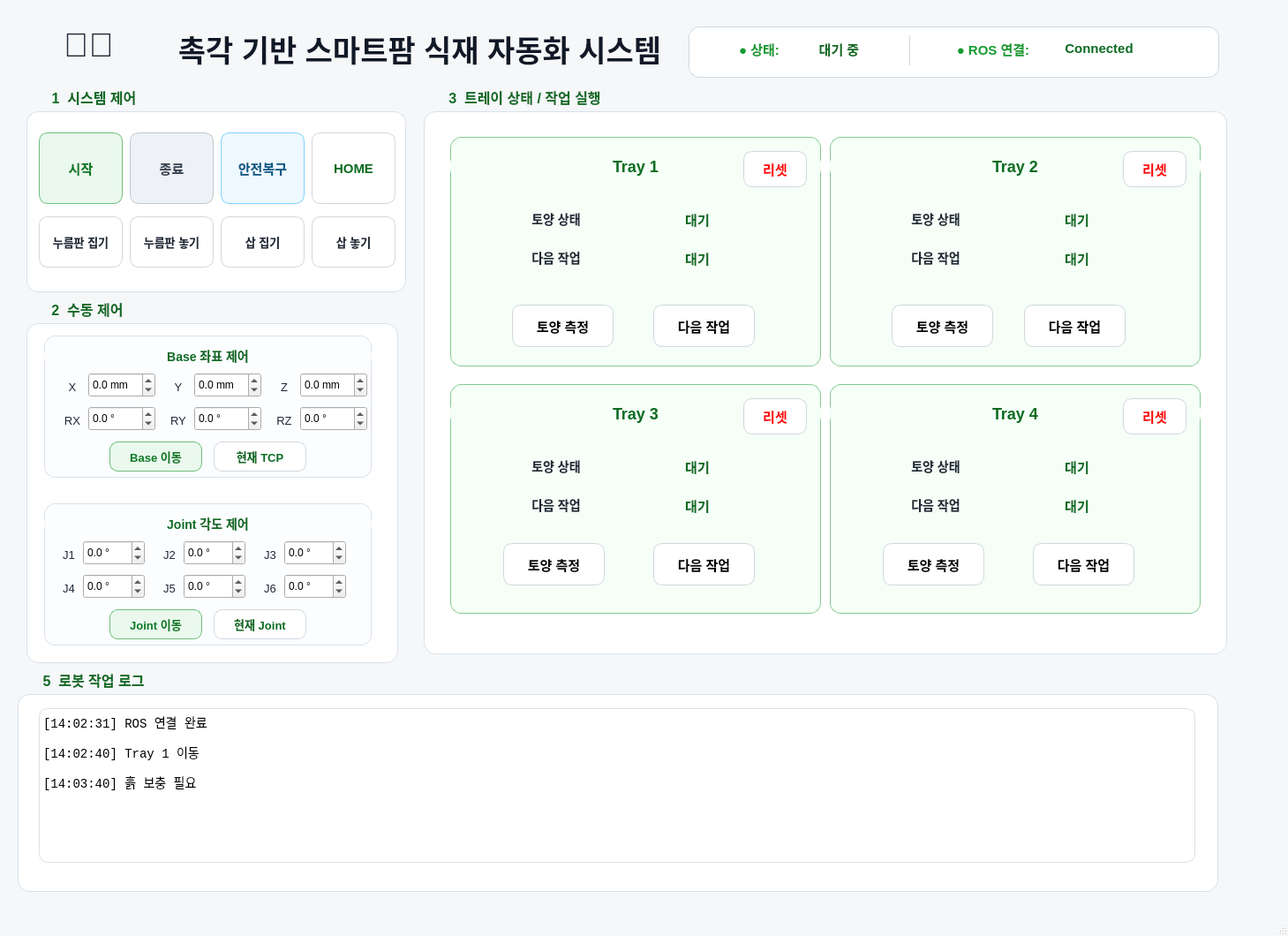
<?xml version="1.0" encoding="UTF-8"?>
<ui version="4.0">
 <class>SmartFarmDashboard</class>
 <widget class="QMainWindow" name="SmartFarmDashboard">
  <property name="geometry">
   <rect>
    <x>0</x>
    <y>0</y>
    <width>1459</width>
    <height>1060</height>
   </rect>
  </property>
  <property name="windowTitle">
   <string>촉각 기반 스마트팜 식재 자동화 시스템</string>
  </property>
  <property name="styleSheet">
   <string notr="true">
    QMainWindow { background-color: #f5f7f9; }
    QLabel#lbl_title { font-size: 34px; font-weight: 800; color: #111827; }
    QGroupBox { background-color: #ffffff; border: 1px solid #d9e1e8; border-radius: 14px; margin-top: 26px; font-size: 16px; font-weight: 700; color: #116b25; }
    QGroupBox::title { subcontrol-origin: margin; subcontrol-position: top left; left: 18px; padding: 0px 8px; }
    QLabel { font-size: 14px; color: #1f2937; }
    QLabel[value=&quot;true&quot;] { font-size: 15px; font-weight: 700; color: #0b6b20; }
    QPushButton { background-color: #ffffff; border: 1px solid #cfd8df; border-radius: 10px; font-size: 15px; font-weight: 700; padding: 8px; }
    QPushButton:hover { background-color: #f0f8f2; border: 1px solid #159447; }
    QPushButton#btn_start { background-color: #eaf8ed; color: #0b7a25; border: 1px solid #6fbe7b; }
    QPushButton#btn_stop { background-color: #fff7e6; color: #b36b00; border: 1px solid #f2c15f; }
    QPushButton#btn_shutdown { background-color: #eef2f7; color: #374151; border: 1px solid #bfc8d2; }
    QPushButton#btn_estop { background-color: #fff0f0; color: #d60000; border: 1px solid #ff9b9b; }
    QPushButton#btn_recovery { background-color: #eef8ff; color: #075985; border: 1px solid #7dd3fc; }
    QPushButton#btn_home, QPushButton#btn_tray_check, QPushButton#btn_tray1_move, QPushButton#btn_tray2_move, QPushButton#btn_tray3_move, QPushButton#btn_tray4_move { color: #0b6b20; }
    QPushButton#btn_press_pickup, QPushButton#btn_press_putdown, QPushButton#btn_shovel_pickup, QPushButton#btn_shovel_putdown { font-size: 13px; font-weight: 700; color: #1f2937; }
    QPushButton#btn_refill, QPushButton#btn_remove_soil, QPushButton#btn_remove_obstacle, QPushButton#btn_plant { color: #6b3b10; }
    QComboBox { background-color: #ffffff; border: 1px solid #cfd8df; border-radius: 8px; padding: 6px; font-size: 14px; }
    QSlider::groove:horizontal { height: 8px; background: #e5e7eb; border-radius: 4px; }
    QSlider::handle:horizontal { background: #159447; width: 16px; height: 16px; margin: -5px 0; border-radius: 8px; }
    QTextEdit { background-color: #ffffff; border: 1px solid #d9e1e8; border-radius: 10px; font-family: Consolas, monospace; font-size: 14px; }
    QTableWidget { background-color: #ffffff; border: 1px solid #e0e6ec; border-radius: 8px; gridline-color: #e5e7eb; font-size: 13px; }
    QHeaderView::section { background-color: #eef8f0; color: #116b25; font-weight: 700; border: 1px solid #d9e1e8; padding: 4px; }
   </string>
  </property>
  <widget class="QWidget" name="centralwidget">
   <widget class="QLabel" name="lbl_icon">
    <property name="geometry">
     <rect>
      <x>40</x>
      <y>30</y>
      <width>121</width>
      <height>42</height>
     </rect>
    </property>
    <property name="styleSheet">
     <string notr="true">font-size:38px;</string>
    </property>
    <property name="text">
     <string>🤖🌱</string>
    </property>
    <property name="alignment">
     <set>Qt::AlignCenter</set>
    </property>
   </widget>
   <widget class="QLabel" name="lbl_title">
    <property name="geometry">
     <rect>
      <x>180</x>
      <y>30</y>
      <width>591</width>
      <height>50</height>
     </rect>
    </property>
    <property name="text">
     <string>촉각 기반 스마트팜 식재 자동화 시스템</string>
    </property>
    <property name="alignment">
     <set>Qt::AlignCenter</set>
    </property>
   </widget>
   <widget class="QFrame" name="top_status_frame">
    <property name="geometry">
     <rect>
      <x>780</x>
      <y>30</y>
      <width>601</width>
      <height>58</height>
     </rect>
    </property>
    <property name="styleSheet">
     <string notr="true">QFrame { background:#ffffff; border:1px solid #cfd8df; border-radius:12px; }</string>
    </property>
    <widget class="QLabel" name="lbl_system_state_title">
     <property name="geometry">
      <rect>
       <x>20</x>
       <y>10</y>
       <width>120</width>
       <height>30</height>
      </rect>
     </property>
     <property name="styleSheet">
      <string notr="true">font-size:15px; color:#169b31; font-weight:700; border:none;</string>
     </property>
     <property name="text">
      <string>● 상태:</string>
     </property>
     <property name="alignment">
      <set>Qt::AlignCenter</set>
     </property>
    </widget>
    <widget class="QLabel" name="lbl_robot_status">
     <property name="geometry">
      <rect>
       <x>120</x>
       <y>10</y>
       <width>101</width>
       <height>30</height>
      </rect>
     </property>
     <property name="styleSheet">
      <string notr="true">font-size:15px; color:#0b6b20; font-weight:800; border:none;</string>
     </property>
     <property name="text">
      <string>대기 중</string>
     </property>
     <property name="alignment">
      <set>Qt::AlignCenter</set>
     </property>
    </widget>
    <widget class="QFrame" name="line_header">
     <property name="geometry">
      <rect>
       <x>250</x>
       <y>10</y>
       <width>1</width>
       <height>34</height>
      </rect>
     </property>
     <property name="styleSheet">
      <string notr="true">background:#cfd8df;</string>
     </property>
    </widget>
    <widget class="QLabel" name="lbl_ros_title">
     <property name="geometry">
      <rect>
       <x>300</x>
       <y>10</y>
       <width>90</width>
       <height>30</height>
      </rect>
     </property>
     <property name="styleSheet">
      <string notr="true">font-size:15px; color:#169b31; font-weight:700; border:none;</string>
     </property>
     <property name="text">
      <string>● ROS 연결:</string>
     </property>
     <property name="alignment">
      <set>Qt::AlignCenter</set>
     </property>
    </widget>
    <widget class="QLabel" name="lbl_ros_status">
     <property name="geometry">
      <rect>
       <x>390</x>
       <y>10</y>
       <width>150</width>
       <height>30</height>
      </rect>
     </property>
     <property name="styleSheet">
      <string notr="true">font-size:15px; color:#0b6b20; font-weight:800; border:none;</string>
     </property>
     <property name="text">
      <string>Connected</string>
     </property>
     <property name="alignment">
      <set>Qt::AlignCenter</set>
     </property>
    </widget>
   </widget>
   <widget class="QGroupBox" name="group_robot_operation">
    <property name="geometry">
     <rect>
      <x>30</x>
      <y>100</y>
      <width>430</width>
      <height>231</height>
     </rect>
    </property>
    <property name="title">
     <string>1  시스템 제어</string>
    </property>
    <widget class="QPushButton" name="btn_start">
     <property name="geometry">
      <rect>
       <x>14</x>
       <y>50</y>
       <width>95</width>
       <height>81</height>
      </rect>
     </property>
     <property name="text">
      <string>시작</string>
     </property>
    </widget>
    <widget class="QPushButton" name="btn_shutdown">
     <property name="geometry">
      <rect>
       <x>117</x>
       <y>50</y>
       <width>95</width>
       <height>81</height>
      </rect>
     </property>
     <property name="text">
      <string>종료</string>
     </property>
    </widget>
    <widget class="QPushButton" name="btn_recovery">
     <property name="geometry">
      <rect>
       <x>220</x>
       <y>50</y>
       <width>95</width>
       <height>81</height>
      </rect>
     </property>
     <property name="text">
      <string>안전복구</string>
     </property>
    </widget>
    <widget class="QPushButton" name="btn_home">
     <property name="geometry">
      <rect>
       <x>323</x>
       <y>50</y>
       <width>95</width>
       <height>81</height>
      </rect>
     </property>
     <property name="text">
      <string>HOME</string>
     </property>
    </widget>
    <widget class="QPushButton" name="btn_press_pickup">
     <property name="geometry">
      <rect>
       <x>14</x>
       <y>145</y>
       <width>95</width>
       <height>58</height>
      </rect>
     </property>
     <property name="text">
      <string>누름판 집기</string>
     </property>
    </widget>
    <widget class="QPushButton" name="btn_press_putdown">
     <property name="geometry">
      <rect>
       <x>117</x>
       <y>145</y>
       <width>95</width>
       <height>58</height>
      </rect>
     </property>
     <property name="text">
      <string>누름판 놓기</string>
     </property>
    </widget>
    <widget class="QPushButton" name="btn_shovel_pickup">
     <property name="geometry">
      <rect>
       <x>220</x>
       <y>145</y>
       <width>95</width>
       <height>58</height>
      </rect>
     </property>
     <property name="text">
      <string>삽 집기</string>
     </property>
    </widget>
    <widget class="QPushButton" name="btn_shovel_putdown">
     <property name="geometry">
      <rect>
       <x>323</x>
       <y>145</y>
       <width>95</width>
       <height>58</height>
      </rect>
     </property>
     <property name="text">
      <string>삽 놓기</string>
     </property>
    </widget>
   </widget>
   <widget class="QGroupBox" name="group_tray_status">
    <property name="geometry">
     <rect>
      <x>480</x>
      <y>100</y>
      <width>910</width>
      <height>641</height>
     </rect>
    </property>
    <property name="title">
     <string>3  트레이 상태 / 작업 실행</string>
    </property>
    <widget class="QFrame" name="frame_tray1">
     <property name="geometry">
      <rect>
       <x>30</x>
       <y>55</y>
       <width>420</width>
       <height>260</height>
      </rect>
     </property>
     <property name="styleSheet">
      <string>QFrame{background:#f5fff7; border:1px solid #84c993; border-radius:12px;}</string>
     </property>
     <widget class="QLabel" name="lbl_tray1_title">
      <property name="geometry">
       <rect>
        <x>0</x>
        <y>18</y>
        <width>420</width>
        <height>30</height>
       </rect>
      </property>
      <property name="styleSheet">
       <string>border:none; font-size:18px; font-weight:800; color:#0b6b20;</string>
      </property>
      <property name="text">
       <string>Tray 1</string>
      </property>
      <property name="alignment">
       <set>Qt::AlignCenter</set>
      </property>
     </widget>
     <widget class="QPushButton" name="btn_tray1_reset">
      <property name="geometry">
       <rect>
        <x>332</x>
        <y>16</y>
        <width>72</width>
        <height>41</height>
       </rect>
      </property>
      <property name="styleSheet">
       <string notr="true">QPushButton{
    background-color: white;
    color:red;
}</string>
      </property>
      <property name="text">
       <string>리셋</string>
      </property>
     </widget>
     <widget class="QLabel" name="lbl_tray1_state_title">
      <property name="geometry">
       <rect>
        <x>60</x>
        <y>78</y>
        <width>120</width>
        <height>30</height>
       </rect>
      </property>
      <property name="styleSheet">
       <string>border:none; font-weight:700;</string>
      </property>
      <property name="text">
       <string>토양 상태</string>
      </property>
      <property name="alignment">
       <set>Qt::AlignCenter</set>
      </property>
     </widget>
     <widget class="QLabel" name="lbl_tray1_state">
      <property name="geometry">
       <rect>
        <x>200</x>
        <y>78</y>
        <width>160</width>
        <height>30</height>
       </rect>
      </property>
      <property name="styleSheet">
       <string>border:none; font-size:15px; font-weight:800; color:#0b6b20;</string>
      </property>
      <property name="text">
       <string>대기</string>
      </property>
      <property name="alignment">
       <set>Qt::AlignCenter</set>
      </property>
      <property name="value" stdset="0">
       <string>true</string>
      </property>
     </widget>
     <widget class="QLabel" name="lbl_tray1_next_title">
      <property name="geometry">
       <rect>
        <x>60</x>
        <y>122</y>
        <width>120</width>
        <height>30</height>
       </rect>
      </property>
      <property name="styleSheet">
       <string>border:none; font-weight:700;</string>
      </property>
      <property name="text">
       <string>다음 작업</string>
      </property>
      <property name="alignment">
       <set>Qt::AlignCenter</set>
      </property>
     </widget>
     <widget class="QLabel" name="lbl_tray1_next_action">
      <property name="geometry">
       <rect>
        <x>200</x>
        <y>122</y>
        <width>160</width>
        <height>30</height>
       </rect>
      </property>
      <property name="styleSheet">
       <string>border:none; font-size:15px; font-weight:800; color:#0b6b20;</string>
      </property>
      <property name="text">
       <string>대기</string>
      </property>
      <property name="alignment">
       <set>Qt::AlignCenter</set>
      </property>
      <property name="value" stdset="0">
       <string>true</string>
      </property>
     </widget>
     <widget class="QPushButton" name="btn_tray1_check">
      <property name="geometry">
       <rect>
        <x>70</x>
        <y>190</y>
        <width>115</width>
        <height>48</height>
       </rect>
      </property>
      <property name="text">
       <string>토양 측정</string>
      </property>
     </widget>
     <widget class="QPushButton" name="btn_tray1_next">
      <property name="geometry">
       <rect>
        <x>230</x>
        <y>190</y>
        <width>115</width>
        <height>48</height>
       </rect>
      </property>
      <property name="text">
       <string>다음 작업</string>
      </property>
     </widget>
    </widget>
    <widget class="QFrame" name="frame_tray2">
     <property name="geometry">
      <rect>
       <x>460</x>
       <y>55</y>
       <width>420</width>
       <height>260</height>
      </rect>
     </property>
     <property name="styleSheet">
      <string>QFrame{background:#f5fff7; border:1px solid #84c993; border-radius:12px;}</string>
     </property>
     <widget class="QLabel" name="lbl_tray2_title">
      <property name="geometry">
       <rect>
        <x>0</x>
        <y>18</y>
        <width>420</width>
        <height>30</height>
       </rect>
      </property>
      <property name="styleSheet">
       <string>border:none; font-size:18px; font-weight:800; color:#0b6b20;</string>
      </property>
      <property name="text">
       <string>Tray 2</string>
      </property>
      <property name="alignment">
       <set>Qt::AlignCenter</set>
      </property>
     </widget>
     <widget class="QPushButton" name="btn_tray2_reset">
      <property name="geometry">
       <rect>
        <x>332</x>
        <y>16</y>
        <width>72</width>
        <height>41</height>
       </rect>
      </property>
      <property name="styleSheet">
       <string notr="true">QPushButton{
    background-color: white;
    color:red;
}</string>
      </property>
      <property name="text">
       <string>리셋</string>
      </property>
     </widget>
     <widget class="QLabel" name="lbl_tray2_state_title">
      <property name="geometry">
       <rect>
        <x>60</x>
        <y>78</y>
        <width>120</width>
        <height>30</height>
       </rect>
      </property>
      <property name="styleSheet">
       <string>border:none; font-weight:700;</string>
      </property>
      <property name="text">
       <string>토양 상태</string>
      </property>
      <property name="alignment">
       <set>Qt::AlignCenter</set>
      </property>
     </widget>
     <widget class="QLabel" name="lbl_tray2_state">
      <property name="geometry">
       <rect>
        <x>200</x>
        <y>78</y>
        <width>160</width>
        <height>30</height>
       </rect>
      </property>
      <property name="styleSheet">
       <string>border:none; font-size:15px; font-weight:800; color:#0b6b20;</string>
      </property>
      <property name="text">
       <string>대기</string>
      </property>
      <property name="alignment">
       <set>Qt::AlignCenter</set>
      </property>
      <property name="value" stdset="0">
       <string>true</string>
      </property>
     </widget>
     <widget class="QLabel" name="lbl_tray2_next_title">
      <property name="geometry">
       <rect>
        <x>60</x>
        <y>122</y>
        <width>120</width>
        <height>30</height>
       </rect>
      </property>
      <property name="styleSheet">
       <string>border:none; font-weight:700;</string>
      </property>
      <property name="text">
       <string>다음 작업</string>
      </property>
      <property name="alignment">
       <set>Qt::AlignCenter</set>
      </property>
     </widget>
     <widget class="QLabel" name="lbl_tray2_next_action">
      <property name="geometry">
       <rect>
        <x>200</x>
        <y>122</y>
        <width>160</width>
        <height>30</height>
       </rect>
      </property>
      <property name="styleSheet">
       <string>border:none; font-size:15px; font-weight:800; color:#0b6b20;</string>
      </property>
      <property name="text">
       <string>대기</string>
      </property>
      <property name="alignment">
       <set>Qt::AlignCenter</set>
      </property>
      <property name="value" stdset="0">
       <string>true</string>
      </property>
     </widget>
     <widget class="QPushButton" name="btn_tray2_check">
      <property name="geometry">
       <rect>
        <x>70</x>
        <y>190</y>
        <width>115</width>
        <height>48</height>
       </rect>
      </property>
      <property name="text">
       <string>토양 측정</string>
      </property>
     </widget>
     <widget class="QPushButton" name="btn_tray2_next">
      <property name="geometry">
       <rect>
        <x>220</x>
        <y>190</y>
        <width>115</width>
        <height>48</height>
       </rect>
      </property>
      <property name="text">
       <string>다음 작업</string>
      </property>
     </widget>
    </widget>
    <widget class="QFrame" name="frame_tray3">
     <property name="geometry">
      <rect>
       <x>30</x>
       <y>335</y>
       <width>420</width>
       <height>260</height>
      </rect>
     </property>
     <property name="styleSheet">
      <string>QFrame{background:#f5fff7; border:1px solid #84c993; border-radius:12px;}</string>
     </property>
     <widget class="QLabel" name="lbl_tray3_title">
      <property name="geometry">
       <rect>
        <x>0</x>
        <y>18</y>
        <width>420</width>
        <height>30</height>
       </rect>
      </property>
      <property name="styleSheet">
       <string>border:none; font-size:18px; font-weight:800; color:#0b6b20;</string>
      </property>
      <property name="text">
       <string>Tray 3</string>
      </property>
      <property name="alignment">
       <set>Qt::AlignCenter</set>
      </property>
     </widget>
     <widget class="QPushButton" name="btn_tray3_reset">
      <property name="geometry">
       <rect>
        <x>332</x>
        <y>16</y>
        <width>72</width>
        <height>41</height>
       </rect>
      </property>
      <property name="styleSheet">
       <string notr="true">QPushButton{
    background-color: white;
    color:red;
}</string>
      </property>
      <property name="text">
       <string>리셋</string>
      </property>
     </widget>
     <widget class="QLabel" name="lbl_tray3_state_title">
      <property name="geometry">
       <rect>
        <x>60</x>
        <y>78</y>
        <width>120</width>
        <height>30</height>
       </rect>
      </property>
      <property name="styleSheet">
       <string>border:none; font-weight:700;</string>
      </property>
      <property name="text">
       <string>토양 상태</string>
      </property>
      <property name="alignment">
       <set>Qt::AlignCenter</set>
      </property>
     </widget>
     <widget class="QLabel" name="lbl_tray3_state">
      <property name="geometry">
       <rect>
        <x>200</x>
        <y>78</y>
        <width>160</width>
        <height>30</height>
       </rect>
      </property>
      <property name="styleSheet">
       <string>border:none; font-size:15px; font-weight:800; color:#0b6b20;</string>
      </property>
      <property name="text">
       <string>대기</string>
      </property>
      <property name="alignment">
       <set>Qt::AlignCenter</set>
      </property>
      <property name="value" stdset="0">
       <string>true</string>
      </property>
     </widget>
     <widget class="QLabel" name="lbl_tray3_next_title">
      <property name="geometry">
       <rect>
        <x>60</x>
        <y>122</y>
        <width>120</width>
        <height>30</height>
       </rect>
      </property>
      <property name="styleSheet">
       <string>border:none; font-weight:700;</string>
      </property>
      <property name="text">
       <string>다음 작업</string>
      </property>
      <property name="alignment">
       <set>Qt::AlignCenter</set>
      </property>
     </widget>
     <widget class="QLabel" name="lbl_tray3_next_action">
      <property name="geometry">
       <rect>
        <x>200</x>
        <y>122</y>
        <width>160</width>
        <height>30</height>
       </rect>
      </property>
      <property name="styleSheet">
       <string>border:none; font-size:15px; font-weight:800; color:#0b6b20;</string>
      </property>
      <property name="text">
       <string>대기</string>
      </property>
      <property name="alignment">
       <set>Qt::AlignCenter</set>
      </property>
      <property name="value" stdset="0">
       <string>true</string>
      </property>
     </widget>
     <widget class="QPushButton" name="btn_tray3_check">
      <property name="geometry">
       <rect>
        <x>60</x>
        <y>180</y>
        <width>115</width>
        <height>48</height>
       </rect>
      </property>
      <property name="text">
       <string>토양 측정</string>
      </property>
     </widget>
     <widget class="QPushButton" name="btn_tray3_next">
      <property name="geometry">
       <rect>
        <x>230</x>
        <y>180</y>
        <width>115</width>
        <height>48</height>
       </rect>
      </property>
      <property name="text">
       <string>다음 작업</string>
      </property>
     </widget>
    </widget>
    <widget class="QFrame" name="frame_tray4">
     <property name="geometry">
      <rect>
       <x>460</x>
       <y>335</y>
       <width>420</width>
       <height>260</height>
      </rect>
     </property>
     <property name="styleSheet">
      <string>QFrame{background:#f5fff7; border:1px solid #84c993; border-radius:12px;}</string>
     </property>
     <widget class="QLabel" name="lbl_tray4_title">
      <property name="geometry">
       <rect>
        <x>0</x>
        <y>18</y>
        <width>420</width>
        <height>30</height>
       </rect>
      </property>
      <property name="styleSheet">
       <string>border:none; font-size:18px; font-weight:800; color:#0b6b20;</string>
      </property>
      <property name="text">
       <string>Tray 4</string>
      </property>
      <property name="alignment">
       <set>Qt::AlignCenter</set>
      </property>
     </widget>
     <widget class="QPushButton" name="btn_tray4_reset">
      <property name="geometry">
       <rect>
        <x>332</x>
        <y>16</y>
        <width>72</width>
        <height>41</height>
       </rect>
      </property>
      <property name="styleSheet">
       <string notr="true">QPushButton{
    background-color: white;
    color:red;
}</string>
      </property>
      <property name="text">
       <string>리셋</string>
      </property>
     </widget>
     <widget class="QLabel" name="lbl_tray4_state_title">
      <property name="geometry">
       <rect>
        <x>60</x>
        <y>78</y>
        <width>120</width>
        <height>30</height>
       </rect>
      </property>
      <property name="styleSheet">
       <string>border:none; font-weight:700;</string>
      </property>
      <property name="text">
       <string>토양 상태</string>
      </property>
      <property name="alignment">
       <set>Qt::AlignCenter</set>
      </property>
     </widget>
     <widget class="QLabel" name="lbl_tray4_state">
      <property name="geometry">
       <rect>
        <x>200</x>
        <y>78</y>
        <width>160</width>
        <height>30</height>
       </rect>
      </property>
      <property name="styleSheet">
       <string>border:none; font-size:15px; font-weight:800; color:#0b6b20;</string>
      </property>
      <property name="text">
       <string>대기</string>
      </property>
      <property name="alignment">
       <set>Qt::AlignCenter</set>
      </property>
      <property name="value" stdset="0">
       <string>true</string>
      </property>
     </widget>
     <widget class="QLabel" name="lbl_tray4_next_title">
      <property name="geometry">
       <rect>
        <x>60</x>
        <y>122</y>
        <width>120</width>
        <height>30</height>
       </rect>
      </property>
      <property name="styleSheet">
       <string>border:none; font-weight:700;</string>
      </property>
      <property name="text">
       <string>다음 작업</string>
      </property>
      <property name="alignment">
       <set>Qt::AlignCenter</set>
      </property>
     </widget>
     <widget class="QLabel" name="lbl_tray4_next_action">
      <property name="geometry">
       <rect>
        <x>200</x>
        <y>122</y>
        <width>160</width>
        <height>30</height>
       </rect>
      </property>
      <property name="styleSheet">
       <string>border:none; font-size:15px; font-weight:800; color:#0b6b20;</string>
      </property>
      <property name="text">
       <string>대기</string>
      </property>
      <property name="alignment">
       <set>Qt::AlignCenter</set>
      </property>
      <property name="value" stdset="0">
       <string>true</string>
      </property>
     </widget>
     <widget class="QPushButton" name="btn_tray4_check">
      <property name="geometry">
       <rect>
        <x>60</x>
        <y>180</y>
        <width>115</width>
        <height>48</height>
       </rect>
      </property>
      <property name="text">
       <string>토양 측정</string>
      </property>
     </widget>
     <widget class="QPushButton" name="btn_tray4_next">
      <property name="geometry">
       <rect>
        <x>230</x>
        <y>180</y>
        <width>115</width>
        <height>48</height>
       </rect>
      </property>
      <property name="text">
       <string>다음 작업</string>
      </property>
     </widget>
    </widget>
   </widget>
   <widget class="QGroupBox" name="group_robot_command">
    <property name="geometry">
     <rect>
      <x>30</x>
      <y>340</y>
      <width>421</width>
      <height>411</height>
     </rect>
    </property>
    <property name="title">
     <string>2  수동 제어</string>
    </property>
    <widget class="QFrame" name="frame_joint_control">
     <property name="geometry">
      <rect>
       <x>20</x>
       <y>230</y>
       <width>371</width>
       <height>161</height>
      </rect>
     </property>
     <property name="styleSheet">
      <string notr="true">QFrame{background:#fbfdff; border:1px solid #d9e1e8; border-radius:12px;}</string>
     </property>
     <widget class="QLabel" name="lbl_joint_control_title">
      <property name="geometry">
       <rect>
        <x>0</x>
        <y>10</y>
        <width>371</width>
        <height>26</height>
       </rect>
      </property>
      <property name="styleSheet">
       <string notr="true">font-size:14px; font-weight:800; color:#116b25; border:none;</string>
      </property>
      <property name="text">
       <string>Joint 각도 제어</string>
      </property>
      <property name="alignment">
       <set>Qt::AlignCenter</set>
      </property>
     </widget>
     <widget class="QLabel" name="lbl_j1">
      <property name="geometry">
       <rect>
        <x>16</x>
        <y>46</y>
        <width>24</width>
        <height>24</height>
       </rect>
      </property>
      <property name="styleSheet">
       <string notr="true">font-size:13px; color:#1f2937; border:none;</string>
      </property>
      <property name="text">
       <string>J1</string>
      </property>
      <property name="alignment">
       <set>Qt::AlignCenter</set>
      </property>
     </widget>
     <widget class="QDoubleSpinBox" name="spin_j1">
      <property name="geometry">
       <rect>
        <x>44</x>
        <y>42</y>
        <width>70</width>
        <height>28</height>
       </rect>
      </property>
      <property name="suffix">
       <string> °</string>
      </property>
      <property name="decimals">
       <number>1</number>
      </property>
      <property name="minimum">
       <double>-180.000000000000000</double>
      </property>
      <property name="maximum">
       <double>180.000000000000000</double>
      </property>
     </widget>
     <widget class="QLabel" name="lbl_j2">
      <property name="geometry">
       <rect>
        <x>130</x>
        <y>46</y>
        <width>24</width>
        <height>24</height>
       </rect>
      </property>
      <property name="styleSheet">
       <string notr="true">font-size:13px; color:#1f2937; border:none;</string>
      </property>
      <property name="text">
       <string>J2</string>
      </property>
      <property name="alignment">
       <set>Qt::AlignCenter</set>
      </property>
     </widget>
     <widget class="QDoubleSpinBox" name="spin_j2">
      <property name="geometry">
       <rect>
        <x>158</x>
        <y>42</y>
        <width>70</width>
        <height>28</height>
       </rect>
      </property>
      <property name="suffix">
       <string> °</string>
      </property>
      <property name="decimals">
       <number>1</number>
      </property>
      <property name="minimum">
       <double>-180.000000000000000</double>
      </property>
      <property name="maximum">
       <double>180.000000000000000</double>
      </property>
     </widget>
     <widget class="QLabel" name="lbl_j3">
      <property name="geometry">
       <rect>
        <x>244</x>
        <y>46</y>
        <width>24</width>
        <height>24</height>
       </rect>
      </property>
      <property name="styleSheet">
       <string notr="true">font-size:13px; color:#1f2937; border:none;</string>
      </property>
      <property name="text">
       <string>J3</string>
      </property>
      <property name="alignment">
       <set>Qt::AlignCenter</set>
      </property>
     </widget>
     <widget class="QDoubleSpinBox" name="spin_j3">
      <property name="geometry">
       <rect>
        <x>272</x>
        <y>42</y>
        <width>70</width>
        <height>28</height>
       </rect>
      </property>
      <property name="suffix">
       <string> °</string>
      </property>
      <property name="decimals">
       <number>1</number>
      </property>
      <property name="minimum">
       <double>-180.000000000000000</double>
      </property>
      <property name="maximum">
       <double>180.000000000000000</double>
      </property>
     </widget>
     <widget class="QLabel" name="lbl_j4">
      <property name="geometry">
       <rect>
        <x>16</x>
        <y>84</y>
        <width>24</width>
        <height>24</height>
       </rect>
      </property>
      <property name="styleSheet">
       <string notr="true">font-size:13px; color:#1f2937; border:none;</string>
      </property>
      <property name="text">
       <string>J4</string>
      </property>
      <property name="alignment">
       <set>Qt::AlignCenter</set>
      </property>
     </widget>
     <widget class="QDoubleSpinBox" name="spin_j4">
      <property name="geometry">
       <rect>
        <x>44</x>
        <y>80</y>
        <width>70</width>
        <height>28</height>
       </rect>
      </property>
      <property name="suffix">
       <string> °</string>
      </property>
      <property name="decimals">
       <number>1</number>
      </property>
      <property name="minimum">
       <double>-180.000000000000000</double>
      </property>
      <property name="maximum">
       <double>180.000000000000000</double>
      </property>
     </widget>
     <widget class="QLabel" name="lbl_j5">
      <property name="geometry">
       <rect>
        <x>130</x>
        <y>84</y>
        <width>24</width>
        <height>24</height>
       </rect>
      </property>
      <property name="styleSheet">
       <string notr="true">font-size:13px; color:#1f2937; border:none;</string>
      </property>
      <property name="text">
       <string>J5</string>
      </property>
      <property name="alignment">
       <set>Qt::AlignCenter</set>
      </property>
     </widget>
     <widget class="QDoubleSpinBox" name="spin_j5">
      <property name="geometry">
       <rect>
        <x>158</x>
        <y>80</y>
        <width>70</width>
        <height>28</height>
       </rect>
      </property>
      <property name="suffix">
       <string> °</string>
      </property>
      <property name="decimals">
       <number>1</number>
      </property>
      <property name="minimum">
       <double>-180.000000000000000</double>
      </property>
      <property name="maximum">
       <double>180.000000000000000</double>
      </property>
     </widget>
     <widget class="QLabel" name="lbl_j6">
      <property name="geometry">
       <rect>
        <x>244</x>
        <y>84</y>
        <width>24</width>
        <height>24</height>
       </rect>
      </property>
      <property name="styleSheet">
       <string notr="true">font-size:13px; color:#1f2937; border:none;</string>
      </property>
      <property name="text">
       <string>J6</string>
      </property>
      <property name="alignment">
       <set>Qt::AlignCenter</set>
      </property>
     </widget>
     <widget class="QDoubleSpinBox" name="spin_j6">
      <property name="geometry">
       <rect>
        <x>272</x>
        <y>80</y>
        <width>70</width>
        <height>28</height>
       </rect>
      </property>
      <property name="suffix">
       <string> °</string>
      </property>
      <property name="decimals">
       <number>1</number>
      </property>
      <property name="minimum">
       <double>-180.000000000000000</double>
      </property>
      <property name="maximum">
       <double>180.000000000000000</double>
      </property>
     </widget>
     <widget class="QPushButton" name="btn_move_joint">
      <property name="geometry">
       <rect>
        <x>74</x>
        <y>120</y>
        <width>105</width>
        <height>34</height>
       </rect>
      </property>
      <property name="styleSheet">
       <string notr="true">background:#eaf8ed; color:#0b7a25; border:1px solid #6fbe7b; border-radius:9px; font-size:13px; font-weight:800;</string>
      </property>
      <property name="text">
       <string>Joint 이동</string>
      </property>
     </widget>
     <widget class="QPushButton" name="btn_read_joint">
      <property name="geometry">
       <rect>
        <x>192</x>
        <y>120</y>
        <width>105</width>
        <height>34</height>
       </rect>
      </property>
      <property name="styleSheet">
       <string notr="true">background:#ffffff; border:1px solid #cfd8df; border-radius:9px; font-size:13px; font-weight:700; color:#0b6b20;</string>
      </property>
      <property name="text">
       <string>현재 Joint</string>
      </property>
     </widget>
    </widget>
    <widget class="QFrame" name="frame_base_control">
     <property name="geometry">
      <rect>
       <x>20</x>
       <y>40</y>
       <width>371</width>
       <height>161</height>
      </rect>
     </property>
     <property name="styleSheet">
      <string notr="true">QFrame{background:#fbfdff; border:1px solid #d9e1e8; border-radius:12px;}</string>
     </property>
     <widget class="QLabel" name="lbl_base_control_title">
      <property name="geometry">
       <rect>
        <x>0</x>
        <y>10</y>
        <width>371</width>
        <height>26</height>
       </rect>
      </property>
      <property name="styleSheet">
       <string notr="true">font-size:14px; font-weight:800; color:#116b25; border:none;</string>
      </property>
      <property name="text">
       <string>Base 좌표 제어</string>
      </property>
      <property name="alignment">
       <set>Qt::AlignCenter</set>
      </property>
     </widget>
     <widget class="QLabel" name="lbl_x">
      <property name="geometry">
       <rect>
        <x>16</x>
        <y>46</y>
        <width>32</width>
        <height>24</height>
       </rect>
      </property>
      <property name="styleSheet">
       <string notr="true">font-size:13px; color:#1f2937; border:none;</string>
      </property>
      <property name="text">
       <string>X</string>
      </property>
      <property name="alignment">
       <set>Qt::AlignCenter</set>
      </property>
     </widget>
     <widget class="QDoubleSpinBox" name="spin_x">
      <property name="geometry">
       <rect>
        <x>50</x>
        <y>42</y>
        <width>76</width>
        <height>28</height>
       </rect>
      </property>
      <property name="suffix">
       <string> mm</string>
      </property>
      <property name="decimals">
       <number>1</number>
      </property>
      <property name="minimum">
       <double>-999.000000000000000</double>
      </property>
      <property name="maximum">
       <double>999.000000000000000</double>
      </property>
     </widget>
     <widget class="QLabel" name="lbl_y">
      <property name="geometry">
       <rect>
        <x>136</x>
        <y>46</y>
        <width>32</width>
        <height>24</height>
       </rect>
      </property>
      <property name="styleSheet">
       <string notr="true">font-size:13px; color:#1f2937; border:none;</string>
      </property>
      <property name="text">
       <string>Y</string>
      </property>
      <property name="alignment">
       <set>Qt::AlignCenter</set>
      </property>
     </widget>
     <widget class="QDoubleSpinBox" name="spin_y">
      <property name="geometry">
       <rect>
        <x>170</x>
        <y>42</y>
        <width>76</width>
        <height>28</height>
       </rect>
      </property>
      <property name="suffix">
       <string> mm</string>
      </property>
      <property name="decimals">
       <number>1</number>
      </property>
      <property name="minimum">
       <double>-999.000000000000000</double>
      </property>
      <property name="maximum">
       <double>999.000000000000000</double>
      </property>
     </widget>
     <widget class="QLabel" name="lbl_z">
      <property name="geometry">
       <rect>
        <x>256</x>
        <y>46</y>
        <width>32</width>
        <height>24</height>
       </rect>
      </property>
      <property name="styleSheet">
       <string notr="true">font-size:13px; color:#1f2937; border:none;</string>
      </property>
      <property name="text">
       <string>Z</string>
      </property>
      <property name="alignment">
       <set>Qt::AlignCenter</set>
      </property>
     </widget>
     <widget class="QDoubleSpinBox" name="spin_z">
      <property name="geometry">
       <rect>
        <x>290</x>
        <y>42</y>
        <width>76</width>
        <height>28</height>
       </rect>
      </property>
      <property name="suffix">
       <string> mm</string>
      </property>
      <property name="decimals">
       <number>1</number>
      </property>
      <property name="minimum">
       <double>-999.000000000000000</double>
      </property>
      <property name="maximum">
       <double>999.000000000000000</double>
      </property>
     </widget>
     <widget class="QLabel" name="lbl_rx">
      <property name="geometry">
       <rect>
        <x>16</x>
        <y>84</y>
        <width>32</width>
        <height>24</height>
       </rect>
      </property>
      <property name="styleSheet">
       <string notr="true">font-size:13px; color:#1f2937; border:none;</string>
      </property>
      <property name="text">
       <string>RX</string>
      </property>
      <property name="alignment">
       <set>Qt::AlignCenter</set>
      </property>
     </widget>
     <widget class="QDoubleSpinBox" name="spin_rx">
      <property name="geometry">
       <rect>
        <x>50</x>
        <y>80</y>
        <width>76</width>
        <height>28</height>
       </rect>
      </property>
      <property name="suffix">
       <string> °</string>
      </property>
      <property name="decimals">
       <number>1</number>
      </property>
      <property name="minimum">
       <double>-180.000000000000000</double>
      </property>
      <property name="maximum">
       <double>180.000000000000000</double>
      </property>
     </widget>
     <widget class="QLabel" name="lbl_ry">
      <property name="geometry">
       <rect>
        <x>136</x>
        <y>84</y>
        <width>32</width>
        <height>24</height>
       </rect>
      </property>
      <property name="styleSheet">
       <string notr="true">font-size:13px; color:#1f2937; border:none;</string>
      </property>
      <property name="text">
       <string>RY</string>
      </property>
      <property name="alignment">
       <set>Qt::AlignCenter</set>
      </property>
     </widget>
     <widget class="QDoubleSpinBox" name="spin_ry">
      <property name="geometry">
       <rect>
        <x>170</x>
        <y>80</y>
        <width>76</width>
        <height>28</height>
       </rect>
      </property>
      <property name="suffix">
       <string> °</string>
      </property>
      <property name="decimals">
       <number>1</number>
      </property>
      <property name="minimum">
       <double>-180.000000000000000</double>
      </property>
      <property name="maximum">
       <double>180.000000000000000</double>
      </property>
     </widget>
     <widget class="QLabel" name="lbl_rz">
      <property name="geometry">
       <rect>
        <x>256</x>
        <y>84</y>
        <width>32</width>
        <height>24</height>
       </rect>
      </property>
      <property name="styleSheet">
       <string notr="true">font-size:13px; color:#1f2937; border:none;</string>
      </property>
      <property name="text">
       <string>RZ</string>
      </property>
      <property name="alignment">
       <set>Qt::AlignCenter</set>
      </property>
     </widget>
     <widget class="QDoubleSpinBox" name="spin_rz">
      <property name="geometry">
       <rect>
        <x>290</x>
        <y>80</y>
        <width>76</width>
        <height>28</height>
       </rect>
      </property>
      <property name="suffix">
       <string> °</string>
      </property>
      <property name="decimals">
       <number>1</number>
      </property>
      <property name="minimum">
       <double>-180.000000000000000</double>
      </property>
      <property name="maximum">
       <double>180.000000000000000</double>
      </property>
     </widget>
     <widget class="QPushButton" name="btn_move_base">
      <property name="geometry">
       <rect>
        <x>74</x>
        <y>120</y>
        <width>105</width>
        <height>34</height>
       </rect>
      </property>
      <property name="styleSheet">
       <string notr="true">background:#eaf8ed; color:#0b7a25; border:1px solid #6fbe7b; border-radius:9px; font-size:13px; font-weight:800;</string>
      </property>
      <property name="text">
       <string>Base 이동</string>
      </property>
     </widget>
     <widget class="QPushButton" name="btn_read_base">
      <property name="geometry">
       <rect>
        <x>192</x>
        <y>120</y>
        <width>105</width>
        <height>34</height>
       </rect>
      </property>
      <property name="styleSheet">
       <string notr="true">background:#ffffff; border:1px solid #cfd8df; border-radius:9px; font-size:13px; font-weight:700; color:#0b6b20;</string>
      </property>
      <property name="text">
       <string>현재 TCP</string>
      </property>
     </widget>
    </widget>
   </widget>
   <widget class="QGroupBox" name="group_log">
    <property name="geometry">
     <rect>
      <x>20</x>
      <y>760</y>
      <width>1360</width>
      <height>250</height>
     </rect>
    </property>
    <property name="title">
     <string>5  로봇 작업 로그</string>
    </property>
    <widget class="QTextEdit" name="txt_log">
     <property name="geometry">
      <rect>
       <x>24</x>
       <y>42</y>
       <width>1310</width>
       <height>175</height>
      </rect>
     </property>
     <property name="html">
      <string>&lt;!DOCTYPE HTML PUBLIC &quot;-//W3C//DTD HTML 4.0//EN&quot; &quot;http://www.w3.org/TR/REC-html40/strict.dtd&quot;&gt;
&lt;html&gt;&lt;head&gt;&lt;meta name=&quot;qrichtext&quot; content=&quot;1&quot; /&gt;&lt;style type=&quot;text/css&quot;&gt;
p, li { white-space: pre-wrap; }
&lt;/style&gt;&lt;/head&gt;&lt;body style=&quot; font-family:'Consolas','monospace'; font-size:14px; font-weight:400; font-style:normal;&quot;&gt;
&lt;p style=&quot; margin-top:12px; margin-bottom:12px; margin-left:0px; margin-right:0px; -qt-block-indent:0; text-indent:0px;&quot;&gt;&lt;span style=&quot; font-size:14px;&quot;&gt;[14:02:31] ROS 연결 완료&lt;/span&gt;&lt;/p&gt;
&lt;p style=&quot; margin-top:12px; margin-bottom:12px; margin-left:0px; margin-right:0px; -qt-block-indent:0; text-indent:0px;&quot;&gt;&lt;span style=&quot; font-size:14px;&quot;&gt;[14:02:40] Tray 1 이동&lt;/span&gt;&lt;/p&gt;
&lt;p style=&quot; margin-top:12px; margin-bottom:12px; margin-left:0px; margin-right:0px; -qt-block-indent:0; text-indent:0px;&quot;&gt;&lt;span style=&quot; font-size:14px;&quot;&gt;[14:03:40] 흙 보충 필요&lt;/span&gt;&lt;/p&gt;&lt;/body&gt;&lt;/html&gt;</string>
     </property>
    </widget>
   </widget>
  </widget>
  <widget class="QMenuBar" name="menubar">
   <property name="geometry">
    <rect>
     <x>0</x>
     <y>0</y>
     <width>1459</width>
     <height>21</height>
    </rect>
   </property>
  </widget>
  <widget class="QStatusBar" name="statusbar"/>
 </widget>
 <resources/>
 <connections/>
</ui>
